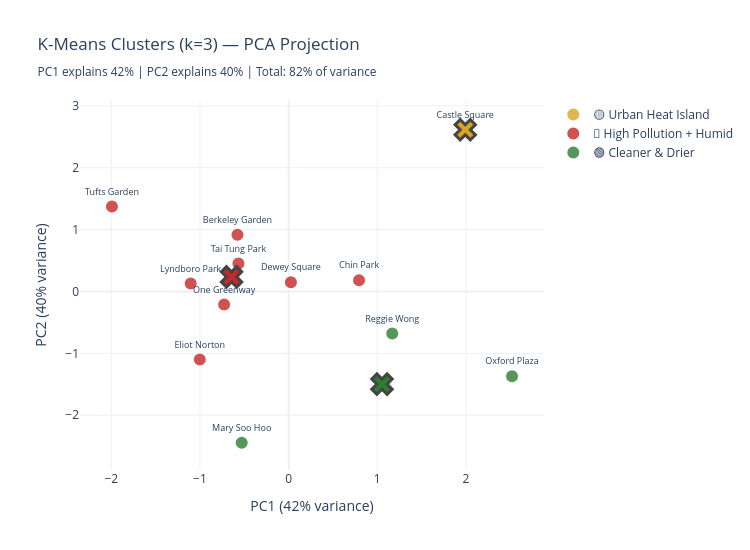

The code cell stored with this chart in its notebook:
### Markdown cell above
### 3.5 — Visualize Clusters: 2D Scatter with PCA

Since our data has 4 dimensions, we use **Principal Component Analysis (PCA)** to project it onto 2 dimensions for visualization. PCA finds the two directions that capture the most variance.

> **💡 Teaching Moment:** PCA is a dimensionality reduction technique — it doesn't change the clustering results, it just helps us *see* them. The percentage shown on each axis tells you how much information that axis captures.

### Code cell
# Step 3.5: PCA projection and cluster visualization
pca = PCA(n_components=2)
X_pca = pca.fit_transform(X_scaled)

site_profiles['pca1'] = X_pca[:, 0]
site_profiles['pca2'] = X_pca[:, 1]

# Project cluster centers to PCA space
centers_pca = pca.transform(km3.cluster_centers_)

# Build scatter plot — colors matched to emoji labels: 🟡 🔴 🟢
color_map = {0: '#DAA520', 1: '#C62828', 2: '#2E7D32'}
fig = go.Figure()

for cl in sorted(site_profiles['cluster'].unique()):
    subset = site_profiles[site_profiles['cluster'] == cl]
    name = cluster_names.get(cl, f'Cluster {cl}')
    fig.add_trace(go.Scatter(
        x=subset['pca1'], y=subset['pca2'],
        mode='markers+text',
        text=subset['site_name'],
        textposition='top center',
        textfont=dict(size=9),
        marker=dict(size=14, color=color_map[cl], opacity=0.8,
                    line=dict(width=2, color='white')),
        name=name,
        hovertemplate='<b>%{text}</b><br>PC1: %{x:.2f}<br>PC2: %{y:.2f}<extra></extra>'
    ))

# Plot centroids
for i, (cx, cy) in enumerate(centers_pca):
    fig.add_trace(go.Scatter(
        x=[cx], y=[cy], mode='markers',
        marker=dict(size=18, color=color_map[i], symbol='x', line=dict(width=3)),
        name=f'Centroid {i}', showlegend=False
    ))

fig.update_layout(
    title=f'K-Means Clusters (k=3) — PCA Projection<br><sub>PC1 explains {pca.explained_variance_ratio_[0]:.0%} | PC2 explains {pca.explained_variance_ratio_[1]:.0%} | Total: {pca.explained_variance_ratio_.sum():.0%} of variance</sub>',
    xaxis_title=f'PC1 ({pca.explained_variance_ratio_[0]:.0%} variance)',
    yaxis_title=f'PC2 ({pca.explained_variance_ratio_[1]:.0%} variance)',
    template='plotly_white', width=750, height=550,
)
fig.show()

print(f"PCA captures {pca.explained_variance_ratio_.sum():.0%} of the total variance in 2 dimensions.")
print(f"\nPCA loadings (what each PC emphasizes):")
loadings = pd.DataFrame(pca.components_.T, columns=['PC1', 'PC2'], index=features)
print(loadings.round(3).to_string())

### Figure 1 — Plotly figure (JSON) as saved in the notebook; plotly's stock layout.template omitted (floating-point values rounded to 4 significant figures)
{"data": [{"hovertemplate": "<b>%{text}</b><br>PC1: %{x:.2f}<br>PC2: %{y:.2f}<extra></extra>", "marker": {"color": "#DAA520", "line": {"color": "white", "width": 2}, "opacity": 0.8, "size": 14}, "mode": "markers+text", "name": "🟡 Urban Heat Island", "text": ["Castle Square"], "textfont": {"size": 9}, "textposition": "top center", "type": "scatter", "x": [1.992], "y": [2.613]}, {"hovertemplate": "<b>%{text}</b><br>PC1: %{x:.2f}<br>PC2: %{y:.2f}<extra></extra>", "marker": {"color": "#C62828", "line": {"color": "white", "width": 2}, "opacity": 0.8, "size": 14}, "mode": "markers+text", "name": "🔴 High Pollution + Humid", "text": ["Berkeley Garden", "Chin Park", "Dewey Square", "Eliot Norton", "One Greenway", "Lyndboro Park", "Tai Tung Park", "Tufts Garden"], "textfont": {"size": 9}, "textposition": "top center", "type": "scatter", "x": [-0.5772, 0.7941, 0.02575, -1.002, -0.7277, -1.105, -0.5662, -1.993], "y": [0.9158, 0.1809, 0.1477, -1.101, -0.2121, 0.1275, 0.4503, 1.372]}, {"hovertemplate": "<b>%{text}</b><br>PC1: %{x:.2f}<br>PC2: %{y:.2f}<extra></extra>", "marker": {"color": "#2E7D32", "line": {"color": "white", "width": 2}, "opacity": 0.8, "size": 14}, "mode": "markers+text", "name": "🟢 Cleaner & Drier", "text": ["Mary Soo Hoo", "Oxford Plaza", "Reggie Wong"], "textfont": {"size": 9}, "textposition": "top center", "type": "scatter", "x": [-0.5294, 2.52, 1.168], "y": [-2.445, -1.37, -0.6795]}, {"marker": {"color": "#DAA520", "line": {"width": 3}, "size": 18, "symbol": "x"}, "mode": "markers", "name": "Centroid 0", "showlegend": false, "type": "scatter", "x": [1.992], "y": [2.613]}, {"marker": {"color": "#C62828", "line": {"width": 3}, "size": 18, "symbol": "x"}, "mode": "markers", "name": "Centroid 1", "showlegend": false, "type": "scatter", "x": [-0.6439], "y": [0.2352]}, {"marker": {"color": "#2E7D32", "line": {"width": 3}, "size": 18, "symbol": "x"}, "mode": "markers", "name": "Centroid 2", "showlegend": false, "type": "scatter", "x": [1.053], "y": [-1.498]}], "layout": {"height": 550, "title": {"text": "K-Means Clusters (k=3) — PCA Projection<br><sub>PC1 explains 42% | PC2 explains 40% | Total: 82% of variance</sub>"}, "width": 750, "xaxis": {"title": {"text": "PC1 (42% variance)"}}, "yaxis": {"title": {"text": "PC2 (40% variance)"}}}}
